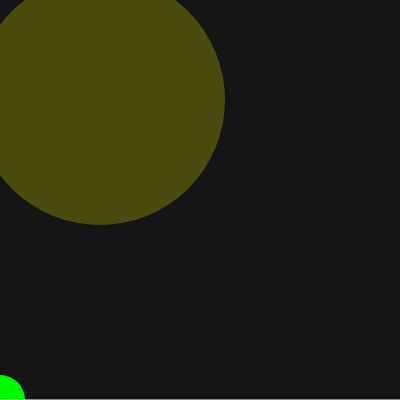
Frame 1 (no input)
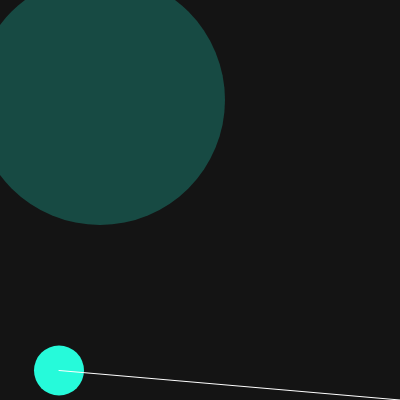
Frame 60 (no input)
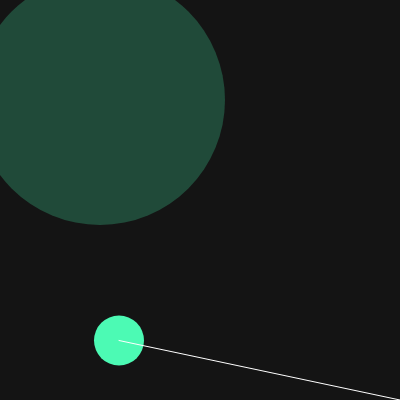
Frame 120 (the mouse pressed at the canvas centre since frame 60)

The p5.js sketch that drew these frames (run headless with seeded random() and noise() and a simulated clock; from frame 60 on, the mouse is pressed at the canvas centre):

// p5.js sketch
// ── sketch.js
/*
DMS210 - variables, javascript objects, and the map function

*/
// variables in javascript, declared with let keyword and
// (optionally) initialized with assignment operator =
let xloc = 0;
let yloc;
/*
these are global variables because they are
declared outside of any function or object
globals can be used anywhere in the sketch

variable names can't start with a number or contain a space
also no other non-alphanumeric characters !@#$%^&*<>,.?/-+=
_ maybe, but avoid - use camelCase instead


  math shortcuts
  x += y instead of x = x + y
  x -= y etc.
  x *= y
  x /= y
  x %= y what the heck is this??
 

javascript objects - an encapsulated data type
name: value pairs separated by commas inside curly braces
 */
let col = {
  // this one could represent a color value
  r: 255,
  g: 250,
  b: 0,
};

function setup() {
  createCanvas(400, 400);
  yloc = height;
  let friend = 'badger the cat';
  // above is a local variable and can only be used in setup()
  print(friend);
} // end setup()

function draw() {
  background(20);
  noStroke();
  // to use javascript objects we use dot notation
  // nameOfObject.nameOfVariable
  fill(col.r, col.g, col.b, 60);
  ellipse(100, 100, 250);
  //col.r = xloc;
  col.b = 255 - col.r;
  // map() - returns a value - Re-maps a number from one range to another.
  // map(input, inputStart, inputEnd, outputStart, outputEnd)
  // re-map the value of xloc from 0 to width to 0 to 255
  col.r = map(xloc, 0, width, 0, 255);
  fill(col.r, col.g, col.b);
  //rect(300, 200, 100);
  ellipse(xloc, yloc, 50);
  //rect(200, 200, 100);
  stroke(255);
  line(xloc, yloc, width, height);
  // incrementing and decrementing x and y values to animate ellipse()
  //xloc = xloc + 1;
  xloc += 1;
  yloc -= 0.5;
} // close draw()
